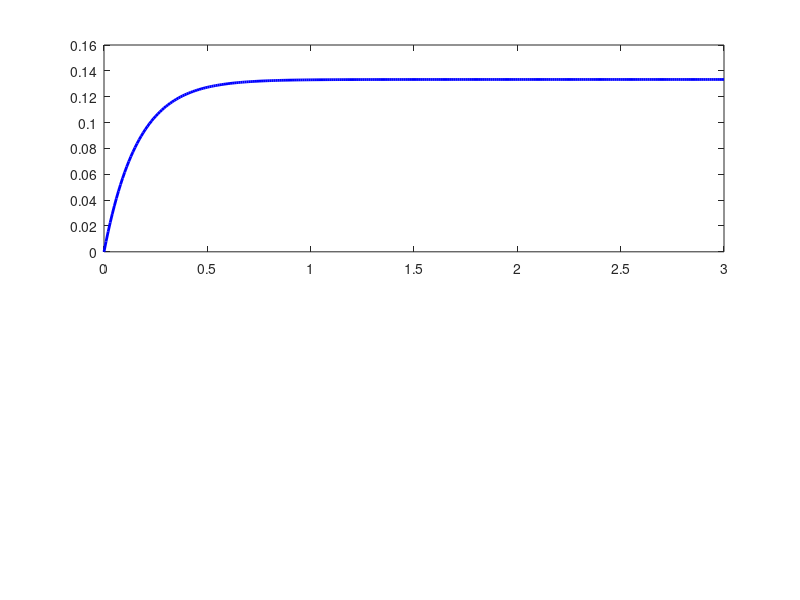

MATLAB code for this plot: (Note: this script raises an error after producing the figure.)

clear;
clc;
close all;

dt = 0.01;                      % time step (s)
T = 3;                          % simulation duration (s)
time = 0:dt:T;                  % every simulated moment

%% motor settings
tau = 0.30;                     % motor time constant (s)
maxSpeed = 0.40;                % wheel speed at 100% duty (m/s)
referenceSpeed = 0.30;          % speed we want (m/s)

wheelSpeed = 0;                 % actual speed
speedError = 0;                 % gap between needed and actual speed

%% tuning
Kp = 2;                         % proportional gain
Ki = 0;                         % integral gain (start at 0)

%% storage
errorIntegral = 0;
wheelSpeed = zeros(size(time)); % array of zeros for actual speed at each instance
duty = zeros(size(time));       % array for duty

%% loop
for k = 2: length(time)
    speedError = referenceSpeed - wheelSpeed(k-1);
    errorIntegral = errorIntegral + speedError * dt;
    dutyRaw = Kp * speedError + Ki * errorIntegral;         
    duty(k) = min(max(dutyRaw, -1), 1);                     % limits duty to allowed range
    targetSpeed = duty(k) * maxSpeed;
    wheelSpeed(k) = wheelSpeed(k-1) + (dt/tau) * (targetSpeed - wheelSpeed(k-1));
end

%% plot
figure('Color','w','Position',[100 100 900 650]);

subplot(2,1,1);
plot(time, wheelSpeed, 'b', 'LineWidth', 2);
hold on;
yline(referenceSpeed, 'r--', 'LineWidth', 1.5);
grid on;
xlabel('time (s)');
ylabel('wheel speed (m/s)');
legend('actual wheel speed', 'reference speed', 'Location', 'southeast');
title('PI speed controller response');

subplot(2,1,2);
plot(time, duty, 'k', 'LineWidth', 2);
grid on;
xlabel('time (s)');
ylabel('duty cycle (fraction');
title('controller output');

sgtitle(sprintf('Kp = %.1f | Ki = %.1f', Kp, Ki));
